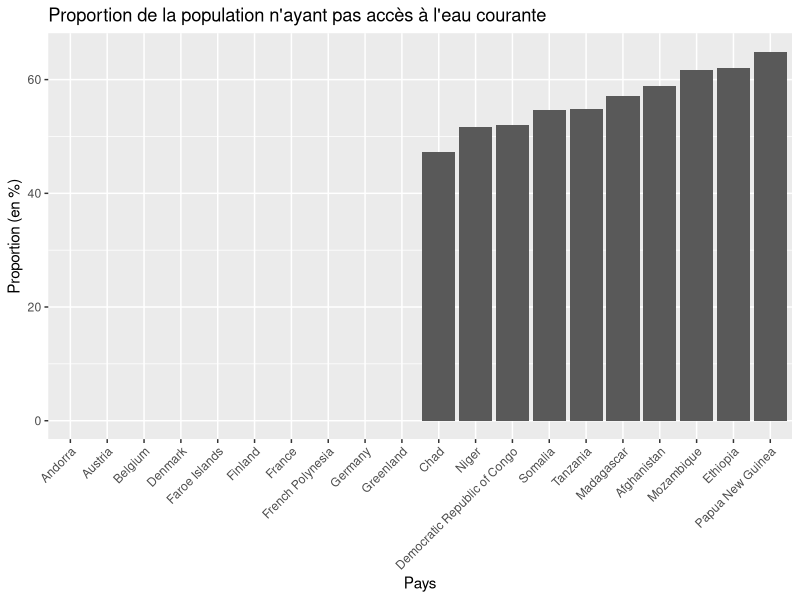

The R script that drew this image: (Note: this script raises an error after producing the figure.)
## ---- chunk 1
knitr::opts_chunk$set(echo = TRUE)
## ---- chunk 2
library(tidyverse)
library(dplyr)
library(ggplot2)
library(scales)

cleanWater <- read.csv("../Dataset/share-without-improved-water.csv", header = TRUE)

## ---- chunk 3
cleanWater <- cleanWater %>% filter(Year < 2011) %>% filter(Code != "") %>% filter(!Entity %in% c("Gibraltar", "Sint Maarten (Dutch part)", "Cayman Islands"))
cleanWater <- select(cleanWater, -`Code`)
colnames(cleanWater) <- c("Country", "Year", "Proportion of population unable to access clean water (%)")
cleanWater$`Proportion of population unable to access clean water (%)` <- round((cleanWater$`Proportion of population unable to access clean water (%)`), 2)
## ---- chunk 4
cleanWater_mean <- cleanWater %>%
  group_by(Country) %>%
  summarise(`Proportion of population unable to access clean water (%)` = mean(`Proportion of population unable to access clean water (%)`))

cleanWater_max <- cleanWater_mean %>% top_n(wt = `Proportion of population unable to access clean water (%)`, n = 10) 

cleanWater_min <- cleanWater_mean %>% slice_min(`Proportion of population unable to access clean water (%)`, n = 10) %>% slice_head(n = 10)

cleanWater_minmax <- rbind(cleanWater_min, cleanWater_max)

cleanWater_minmax$Country <- factor(cleanWater_minmax$Country, levels = cleanWater_minmax$Country[order(cleanWater_minmax$`Proportion of population unable to access clean water (%)`)])
## ---- chunk 5
ggplot(cleanWater_minmax, aes(x= Country, y=`Proportion of population unable to access clean water (%)`)) + geom_bar(stat = "identity") + labs(title="Proportion de la population n'ayant pas accès à l'eau courante", x="Pays", y="Proportion (en %)") + scale_fill_discrete(name = "Country") +  # Customizing legend title 
  theme(axis.text.x = element_text(angle = 45, hjust = 1))  # Rotating x-axis labels for better readability
## ---- chunk 6
ProportionCleanWater <- merge(cleanWater_minmax, annualdeath[c("Country", "Infectious diseases prop (%)")], by = "Country")
ProportionCleanWater <- ProportionCleanWater %>% group_by(Country) %>% summarize(`Infectious diseases %` = mean(`Infectious diseases prop (%)`), `Proportion of population unable to access clean water (%)` = mean(`Proportion of population unable to access clean water (%)`))

ggplot(ProportionCleanWater, aes(x= Country, y=`Infectious diseases %`)) + geom_bar(stat = "identity") + labs(title="Proportion de personnes mortes de maladies infectieuses", x="Pays", y="Quantité (en %)") + scale_y_continuous(labels = comma_format()) + scale_fill_discrete(name = "Country") +  # Customizing legend title 
  theme(axis.text.x = element_text(angle = 45, hjust = 1))  # Rotating x-axis labels for better readability
